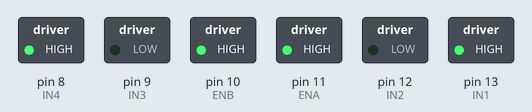
Bench run of a sketch on a simulated Arduino Uno, built with avr-gcc and run on an emulated ATmega328P. Shown: switched loads named in the sketch (green lamp = pin HIGH).

Above: at 1.0 s.
At 2.5 s:
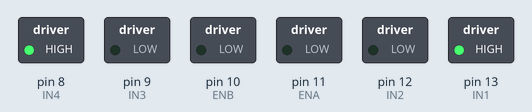
Timing chart, 0 to 3.5 s (numbered marks = the images above):
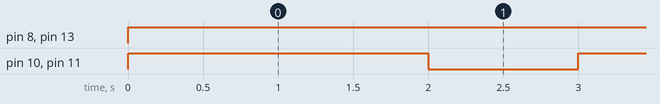

Measured:
- by itself, pin 8 (IN4), pin 13 (IN1): LOW → HIGH at 0.00 s
- by itself, pin 10 (ENB), pin 11 (ENA): alternates HIGH for 2.0 s and LOW for 1.0 s

The sketch:

simple_motorcontrol.ino
```cpp
#define IN1 13
#define IN2 12
#define ENA 11
#define ENB 10
#define IN3 9
#define IN4 8

void setup() {
  pinMode(IN1, OUTPUT);
  pinMode(IN2, OUTPUT);
  pinMode(ENA, OUTPUT);
  pinMode(IN3, OUTPUT);
  pinMode(IN4, OUTPUT);
  pinMode(ENB, OUTPUT);
}

void loop() {
  // มอเตอร์ A เดินหน้า
  digitalWrite(ENA, HIGH);  // เปิดความเร็ว
  digitalWrite(IN1, HIGH);  // เดินหน้า
  digitalWrite(IN2, LOW);

  // มอเตอร์ B ถอยหลัง
  digitalWrite(ENB, HIGH);  // เปิดความเร็ว
  digitalWrite(IN3, LOW);
  digitalWrite(IN4, HIGH);

  delay(2000);  // รอ 2 วินาที

  // หยุดมอเตอร์
  digitalWrite(ENA, LOW);
  digitalWrite(ENB, LOW);

  delay(1000);  // รอ 1 วินาที ก่อนเริ่มใหม่
}

//Serial.println("Forward");
//digitalWrite(IN1, HIGH);  // มอเตอร์ A เดินหน้า
//digitalWrite(IN2, LOW);
//digitalWrite(IN3, HIGH);  // มอเตอร์ B เดินหน้า
//digitalWrite(IN4, LOW);
//
//Serial.println("Backward");
//digitalWrite(IN1, LOW);   // มอเตอร์ A ถอยหลัง
//digitalWrite(IN2, HIGH);
//digitalWrite(IN3, LOW);   // มอเตอร์ B ถอยหลัง
//digitalWrite(IN4, HIGH);
//
//Serial.println("LEFT");
//digitalWrite(IN1, LOW);   // มอเตอร์ A ถอยหลัง
//digitalWrite(IN2, HIGH);
//digitalWrite(IN3, HIGH);  // มอเตอร์ B เดินหน้า
//digitalWrite(IN4, LOW);
//
//Serial.println("RIGHT");
//digitalWrite(IN1, HIGH);  // มอเตอร์ A เดินหน้า
//digitalWrite(IN2, LOW);
//digitalWrite(IN3, LOW);   // มอเตอร์ B ถอยหลัง
//digitalWrite(IN4, HIGH);
```
